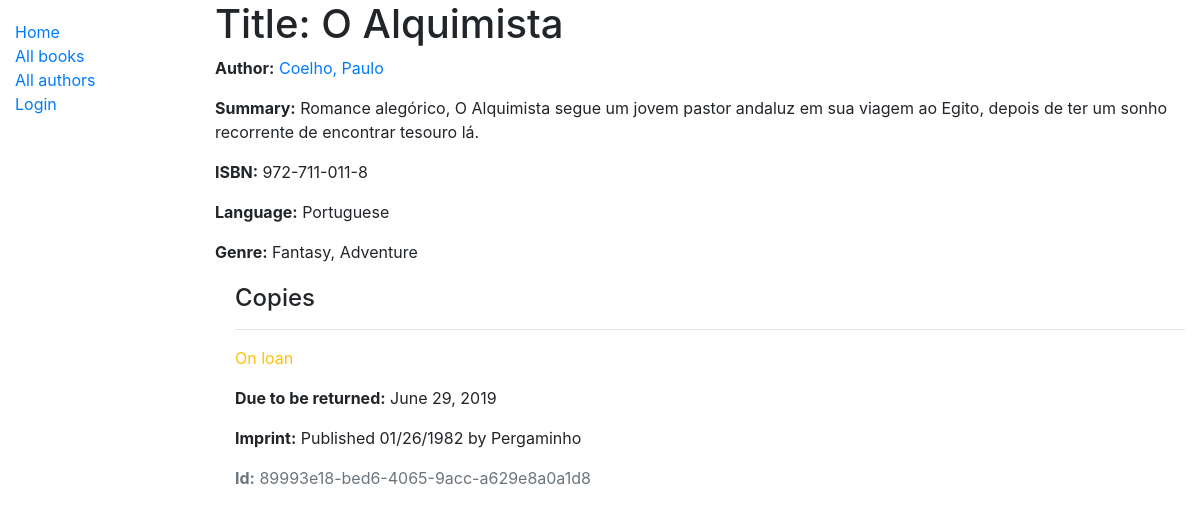
/catalog/book/3, run on the app's committed database.
### catalog/models.py (models this page shows, shortened)
class Book(models.Model):
    title = models.CharField(max_length=200)
    author = models.ForeignKey('Author', on_delete=models.SET_NULL, null=True)
    summary = models.TextField(max_length=1000, help_text='Enter a brief description of the book')
    isbn = models.CharField('ISBN', max_length=13, help_text='13 Character <a href="https://www.isbn-international.org/content/what-isbn">ISBN number</a>')
    genre = models.ManyToManyField(Genre, help_text='Select a genre for this book')
    language = models.ForeignKey('Language', on_delete=models.SET_NULL, null=True)
    def display_genre(self):
        """Creates a string for the Genre. This is required to display genre in Admin."""
        return ', '.join([genre.name for genre in self.genre.all()[:3]])
    display_genre.short_description = 'Genre'

class Author(models.Model):
    first_name = models.CharField(max_length=100)
    last_name = models.CharField(max_length=100)
    date_of_birth = models.DateField(null=True, blank=True)
    date_of_death = models.DateField('Died', null=True, blank=True)
    class Meta:
        ordering = ['last_name', 'first_name']
    def __str__(self):
        return f'{self.last_name}, {self.first_name}'

class Language(models.Model):
    name = models.CharField(max_length=200,
                            help_text="Enter the book's natural language (e.g. English, French, Japanese etc.)")
    def __str__(self):
        return self.name

class Genre(models.Model):
    name = models.CharField(max_length=200, help_text='Enter a book genre (e.g. Science Fiction)')
    def __str__(self):
        return self.name

class BookInstance(models.Model):
    id = models.UUIDField(primary_key=True, default=uuid.uuid4, help_text='Unique ID for this particular book across whole library')
    book = models.ForeignKey('Book', on_delete=models.SET_NULL, null=True)
    imprint = models.CharField(max_length=200)
    due_back = models.DateField(null=True, blank=True)
    borrower = models.ForeignKey(User, on_delete=models.SET_NULL, null=True, blank=True)
    LOAN_STATUS = (
        ('m', 'Maintenance'),
        ('o', 'On loan'),
        ('a', 'Available'),
        ('r', 'Reserved'),
    )
    status = models.CharField(
        max_length=1,
        choices=LOAN_STATUS,
        blank=True,
        default='m',
        help_text='Book availability',
    )
    class Meta:
        ordering = ['due_back']
        permissions = (("can_mark_returned", "Set book as returned"),)

### catalog/views.py (the view)
# urls.py: path('book/<int:pk>', views.BookDetailView.as_view(), name='book-detail'),
class BookDetailView(generic.DetailView):
    model = Book

### catalog/templates/catalog/book_detail.html
{% extends "base_generic.html" %}
{% block content %}
  <h1>Title: {{ book.title }}</h1>
  <p><strong>Author:</strong> <a href="">{{ book.author }}</a></p>
  <p><strong>Summary:</strong> {{ book.summary }}</p>
  <p><strong>ISBN:</strong> {{ book.isbn }}</p>
  <p><strong>Language:</strong> {{ book.language }}</p>
  <p><strong>Genre:</strong> {% for genre in book.genre.all %} {{ genre }}{% if not forloop.last %}, {% endif %}{% endfor %}</p>
  <div style="margin-left:20px;margin-top:20px">
    <h4>Copies</h4>
    {% for copy in book.bookinstance_set.all %}
      <hr>
      <p class="{% if copy.status == 'a' %}text-success{% elif copy.status == 'm' %}text-danger{% else %}text-warning{% endif %}">{{ copy.get_status_display }}</p>
      {% if copy.status != 'a' %}
        <p><strong>Due to be returned:</strong> {{copy.due_back}}</p>
      {% endif %}
      <p><strong>Imprint:</strong> {{copy.imprint}}</p>
      <p class="text-muted"><strong>Id:</strong> {{copy.id}}</p>
    {% endfor %}
  </div>
{% endblock %}

### data on the page
Book: title "O Alquimista", author "Coelho, Paulo", summary "Romance alegórico, O Alquimista segue um jovem pastor andaluz em sua viagem ao Egito, depois de ter um sonho recorrente de encontrar tesouro lá.", isbn "972-711-011-8", language "Portuguese"
Genre: name "Fantasy"
Genre: name "Adventure"
BookInstance: status "On loan", due_back "June 29, 2019", imprint "Published 01/26/1982 by Pergaminho", id "89993e18-bed6-4065-9acc-a629e8a0a1d8"
